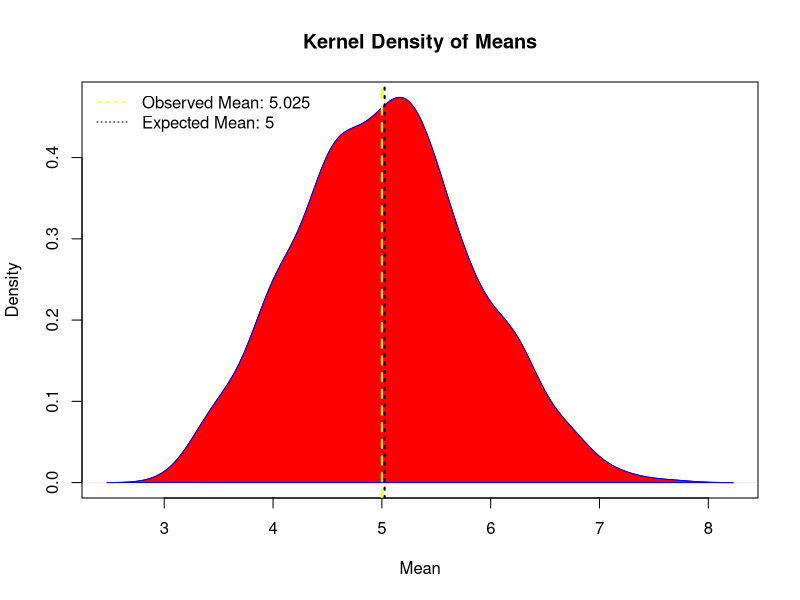
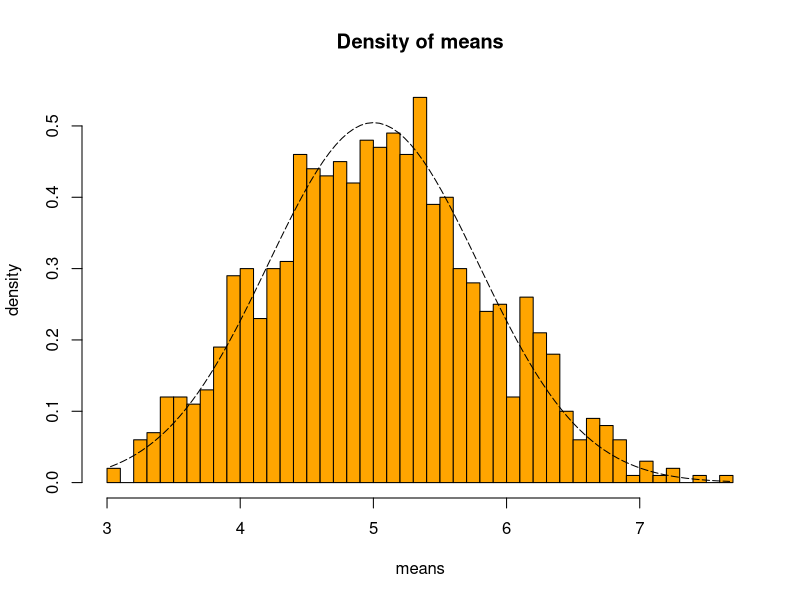
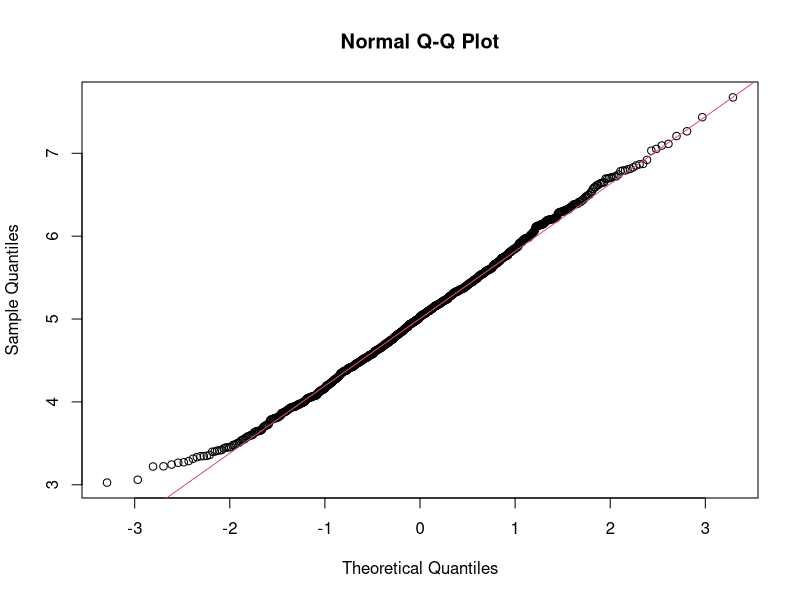

Recreate these plots in R, in order.
## ---- chunk 1
knitr::opts_chunk$set(echo = TRUE)
library(ggplot2)
## ---- chunk 2
set.seed(round(1000*pi, 0))

lambda <- 0.2
# We willl be taking the average of 40 exponentials
n <- 40
# we will be comparing this distribution to 1000 random uniforms
numOfSims <- 1000
simulatedExponentials <- replicate(numOfSims, rexp(n, lambda))
# now lets compute the mean of these simulations
means <- apply(simulatedExponentials, 2, mean)
d <- density(means)
## ---- chunk 3
plot(d, main = "Kernel Density of Means", xlab = "Mean")
polygon(d, col = "red", border = "blue")
observed_mean <- mean(means)
legend("topleft", legend = c(paste("Observed Mean:",round(observed_mean,3)), paste("Expected Mean:",lambda^-1)),
       lty = c(2,3), col = c("yellow", "black"), bty = "n")
abline(v=lambda^-1, col = "yellow", lwd = 2, lty = 2)
abline(v=observed_mean, col = "black", lty = 3, lwd = 2)
## ---- chunk 4
# first let's compute the standard deviations
sample_sd <- sd(means)
expected_sd <- (1/lambda)/sqrt(n)
# now let's focus on the variance of the 2
sample_var <- sample_sd^2
expected_var <- ((1/lambda)*(1/sqrt(n)))^2
compareMatrix <- matrix(c(1/lambda,observed_mean,
                          expected_var, sample_var), nrow = 2)
rownames(compareMatrix) <- c("Expected","Observed")
colnames(compareMatrix) <- c("mean", "variance")
compareMatrix
## ---- chunk 5
# lets overlay the normal distribution over our observed data (density/histogram)
xfit <- seq(min(means), max(means), length=100)
yfit <- dnorm(xfit, mean=1/lambda, sd=(1/lambda/sqrt(n)))
hist(means,breaks=n,prob=T,col="orange",xlab = "means",main="Density of means",ylab="density")
lines(xfit, yfit, pch=22, col="black", lty=5)

qqnorm(means)
qqline(means, col = 2)
